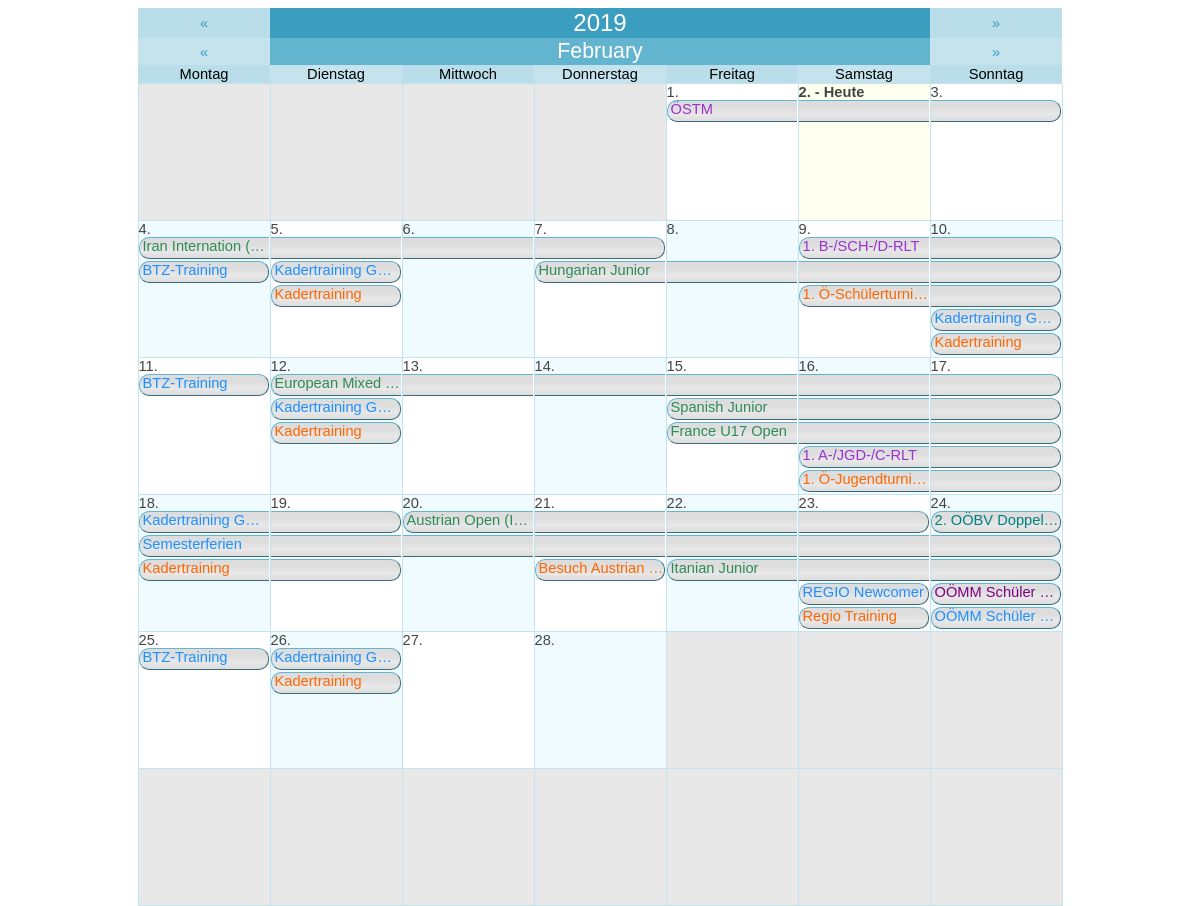
Page /graphic_calendar.php (signed in) on the committed database.
### tables this page shows
CREATE TABLE `agenda` (
  `id` int(11) NOT NULL AUTO_INCREMENT,
  `title` varchar(255) NOT NULL,
  `description` text NOT NULL,
  `date_begin` date NOT NULL,
  `date_end` date NOT NULL,
  `isTimespan` tinyint(1) NOT NULL,
  `location` varchar(255) NOT NULL,
  `time_start` time NOT NULL,
  `time_end` time NOT NULL,
  `category` varchar(20) NOT NULL,
  `participant` varchar(255) NOT NULL,
  `responsible` varchar(255) NOT NULL,
  `additional_info` text NOT NULL,
  PRIMARY KEY (`id`)
);

CREATE TABLE `zentralausschreibungen` (
  `id` int(11) NOT NULL AUTO_INCREMENT,
  `size` varchar(10) NOT NULL,
  `category` varchar(200) NOT NULL,
  `title_line1` varchar(255) NOT NULL,
  `title_line2` varchar(255) NOT NULL,
  `date_begin` date NOT NULL,
  `date_end` date NOT NULL,
  `act_timespan` int(11) NOT NULL,
  `act_verein` tinyint(1) NOT NULL,
  `verein` varchar(255) NOT NULL,
  `act_uhrzeit` tinyint(1) NOT NULL,
  `uhrzeit` varchar(255) NOT NULL,
  `act_auslosung` tinyint(1) NOT NULL,
  `auslosung` varchar(255) NOT NULL,
  `act_hallenname` tinyint(1) NOT NULL,
  `hallenname` varchar(255) NOT NULL,
  `act_anschrift_halle` tinyint(1) NOT NULL,
  `anschrift_halle` varchar(255) NOT NULL,
  `act_anzahl_felder` tinyint(1) NOT NULL,
  `anzahl_felder` varchar(50) NOT NULL,
  `act_turnierverantwortlicher` tinyint(1) NOT NULL,
  `turnierverantwortlicher` varchar(255) NOT NULL,
  `act_oberschiedsrichter` tinyint(1) NOT NULL,
  `oberschiedsrichter` varchar(255) NOT NULL,
  `act_telefon` tinyint(1) NOT NULL,
  `telefon` varchar(30) NOT NULL,
  `act_anmeldung_online` tinyint(1) NOT NULL,
  `anmeldung_online` varchar(255) NOT NULL,
  `act_anmeldung_email` tinyint(1) NOT NULL,
  `anmeldung_email` varchar(255) NOT NULL,
  `act_nennungen_email` tinyint(1) NOT NULL,
  `nennungen_email` varchar(255) NOT NULL,
  `act_nennschluss` tinyint(1) NOT NULL,
  `nennschluss` date NOT NULL,
  `act_zusatzangaben` tinyint(1) NOT NULL,
  `zusatzangaben` varchar(255) NOT NULL,
  `location` varchar(255) NOT NULL,
  PRIMARY KEY (`id`)
);

### data/string.lib.php (called while the page is built, shortened)
<?php
function SReplace($string,$specialCharacters='')
{
    $sstr = str_replace(' ','-',$string);
    $sstr = str_replace('&Auml;','AE',$sstr);
    $sstr = str_replace('&auml;','ae',$sstr);
    $sstr = str_replace('&Ouml;','OE',$sstr);
    $sstr = str_replace('&ouml;','oe',$sstr);
    $sstr = str_replace('&Uuml;','UE',$sstr);
    $sstr = str_replace('&uuml;','ue',$sstr);
    $sstr = str_replace('&szlig;','ss',$sstr);
    $sstr = str_replace('Ã„','AE',$sstr);
    $sstr = str_replace('Ã¤','ae',$sstr);
    $sstr = str_replace('Ã–','OE',$sstr);
    $sstr = str_replace('Ã¶','oe',$sstr);
    $sstr = str_replace('Ãœ','UE',$sstr);
    $sstr = str_replace('Ã¼','ue',$sstr);
    $sstr = str_replace('ÃŸ','ss',$sstr);
    $sstr = preg_replace('/[^0-9A-Za-z-'.$specialCharacters.'\|]/', '', $sstr);
    return $sstr;
}
?>

### data/mysql.lib.php (called while the page is built, shortened)
<?php
class MySQL
{
    private static $sqlConnectionLink;
    public static function SetSQLLink($link)
    {
        self::$sqlConnectionLink = $link;
    }
    private static function GetParamTypeList($paramTypeList,$paramAmt)
    {
        if(substr($paramTypeList,0,1) == "@")
        {
            $broadcastType = str_replace("@","",$paramTypeList);
            $mySQLParamTypes = '';
            for($i=0;$i<$paramAmt;$i++) $mySQLParamTypes .= $broadcastType;
        }
        else
        {
            if($paramAmt == strlen($paramTypeList) OR ($paramTypeList == "" AND $paramAmt == -1)) $mySQLParamTypes = $paramTypeList;
            else die("<b>Not enought parameters provided!</b> <br> <b>Provided: </b> ".strlen($paramTypeList)." <br><b>Required:</b> $paramAmt");
        }
        return $mySQLParamTypes;
    }
    public static function Row($sqlStatement,$parameterTypes="", &...$sqlParameters)
    {
        $parameterAmount = func_num_args() - 2;
        $parameterTypeList = self::GetParamTypeList($parameterTypes,$parameterAmount);
        $stmt = self::$sqlConnectionLink->prepare($sqlStatement);
        if($parameterTypes != "") call_user_func_array(array($stmt, "bind_param"), array_merge(array($parameterTypeList), $sqlParameters));
        $stmt->execute();
        $result = $stmt->get_result();
        $row = $result->fetch_array();
        return $row;
    }
    public static function Cluster($sqlStatement,$parameterTypes="", &...$sqlParameters)
    {
        $rowArray = array();
        $parameterAmount = func_num_args() - 2;
        $parameterTypeList = self::GetParamTypeList($parameterTypes,$parameterAmount);
        $stmt = self::$sqlConnectionLink->prepare($sqlStatement);
        if($parameterTypes != "") call_user_func_array(array($stmt, "bind_param"), array_merge(array($parameterTypeList), $sqlParameters));
        $stmt->execute();
        $result = $stmt->get_result();
        while($row = $result->fetch_assoc()) array_push($rowArray,$row);
        return $rowArray;
    }
}
?>

### data/setting.lib.php (called while the page is built, shortened)
<?php
class Setting
{
    private static $sqlConnectionLink;
    public static function SetSQLLink($link)
    {
        self::$sqlConnectionLink = $link;
    }
    public static function Get($setting)
    {
        $stmt = self::$sqlConnectionLink->prepare("SELECT value FROM settings WHERE setting = ?");
        $stmt->bind_param('s', $setting);
        $stmt->execute();
        $result = $stmt->get_result();
        $value = $result->fetch_array();
        switch($value[0])
        {
            case 'true':    return true;
            default:        return $value[0];
        }
    }
}
?>

### graphic_calendar.php (the view, shortened to what this page needs)
<?php
    echo '
        <!DOCTYPE html>
        <html>
            <head>
                ';
                require("headerlinks.php");
                echo '
                <!--
                <link rel="stylesheet" href="https://use.fontawesome.com/releases/v5.3.1/css/all.css">
                <link rel="stylesheet" type="text/css" href="/css/style.css">
                <link rel="stylesheet" href="https://cdnjs.cloudflare.com/ajax/libs/font-awesome/4.7.0/css/font-awesome.min.css">
                <meta charset="utf-8">
                -->
            </head>
            <body>
                <div class="iframe_content" style="height: 600px;">
    ';
    $dateok = false;
    if (!$dateok)
    {
        $mo = date('m');
        $da = date('d');
        $yr = date('Y');
    }
    $offset = date('w', mktime(0,0,0,$mo,1,$yr));
    $nd = date('d', mktime(0,0,0,$mo+1,0,$yr));
    $days = array();
    for ($i=0;$i<=42;$i++) $days[$i]['out']= '&nbsp;';
    $j=1;
    for ($i=$offset;$i<=($offset+$nd-1);$i++)
    {
        $day = $j++;
        $date = $yr.'-'.str_pad($mo,2,0,STR_PAD_LEFT).'-'.str_pad($day,2,0,STR_PAD_LEFT);
        $days[$i]['out']= $day.'.';
        $days[$i]['dat']= $date;
    }
    $redirEx = '';
    echo '
        <center>
            <table class="calendar_table">
            <tr>
                <td colspan="1"><a href="?day='.date('Y-m-d', mktime(0,0,0,$mo,$da,$yr-1)).$redirEx.'">&laquo;</a></td>
                <td colspan="5"><b>'.$yr.'</b></td>
                <td colspan="1"><a href="?day='.date('Y-m-d', mktime(0,0,0,$mo,$da,$yr+1)).$redirEx.'">&raquo;</a></td>
            </tr>
            <tr>
                <td colspan="1"><a href="?day='.date('Y-m-d', mktime(0,0,0,$mo,0,$yr)).$redirEx.'">&laquo;</a></td>
                <td colspan="5"><b>'.str_replace('Mrz','M&auml;rz',SReplace(strftime("%B",strtotime($yr.'-'.$mo.'-'.$da)))).'</b></td>
                <td colspan="1"><a href="?day='.date('Y-m-d', mktime(0,0,0,$mo+1,1,$yr)).$redirEx.'">&raquo;</a></td>
            </tr>
            <tr>
                <td>Montag</td>
                <td>Dienstag</td>
                <td>Mittwoch</td>
                <td>Donnerstag</td>
                <td>Freitag</td>
                <td>Samstag</td>
                <td>Sonntag</td>
            </tr>
    ';
    $cntr = 1;
    $sqlExtension = '';
    $thisMontAndYear = $yr.'-'.str_pad($mo,2,0,STR_PAD_LEFT).'-%';
    $zaSiMonthCluster = MySQL::Cluster("SELECT * FROM zentralausschreibungen WHERE act_timespan = '0' $sqlExtension AND date_begin LIKE ?",'s',$thisMontAndYear);
    $agTSMonthCluster = MySQL::Cluster("SELECT * FROM agenda WHERE isTimespan = '1' $sqlExtension AND (date_begin LIKE ? OR date_end LIKE ?) ",'ss',$thisMontAndYear,$thisMontAndYear);
    $agSiMonthCluster = MySQL::Cluster("SELECT * FROM agenda WHERE isTimespan = '0' $sqlExtension AND date_begin LIKE ?",'s',$thisMontAndYear);
    $categoryColor = array(
    "Landesmeisterschaft" => Setting::Get("ColorLandesmeisterschaft"),
    "Doppelturnier" => Setting::Get("ColorDoppelturnier"),
    "Nachwuchs" => Setting::Get("ColorNachwuchs"),
    "SchuelerJugend" => Setting::Get("ColorSchuelerJugend"),
    "Senioren" => Setting::Get("ColorSenioren"),
    "Training" => Setting::Get("ColorTraining"),
    "OEBVInternational" => Setting::Get("ColorOEBVInternational"),
    "OEBV" => Setting::Get("ColorOEBV"),
    "LV" => Setting::Get("ColorLV"));
    $designDataGrid = array_fill(0,31,array(NULL,NULL,NULL,NULL,NULL,NULL));
    for($ddg = 0 ; $ddg < 31 ; $ddg++)
    {
        foreach($agTSMonthCluster AS $dateData)
        {
            $datePartsBegin = explode('-',$dateData['date_begin']);
            $datePartsEnd = explode('-',$dateData['date_end']);
            if($datePartsBegin[2] == $ddg + 1)
            {
                $timespan =  $datePartsEnd[2] - $datePartsBegin[2] + 1;
                for($lctr = 5 ; $lctr >= 0 ; $lctr--)
                {
                    $layerValid = true;
                    for($ldctr = 0 ; $ldctr < $timespan ; $ldctr++) if($designDataGrid[$ddg + $ldctr][$lctr] != NULL) $layerValid = false;
                    if($layerValid) $layer = $lctr;
                }
                for($dctr = 0 ; $dctr < $timespan ; $dctr++) $designDataGrid[$ddg + $dctr][$layer] = 'AG-'.$dateData['id'];
            }
        }
        foreach($zaSiMonthCluster AS $dateData)
        {
            $datePartsBegin = explode('-',$dateData['date_begin']);
            if($datePartsBegin[2] == $ddg + 1)
            {
                for($lctr = 5 ; $lctr >= 0 ; $lctr--)
                {
                    $layerValid = true;
                    if($designDataGrid[$ddg][$lctr] != NULL) $layerValid = false;
                    if($layerValid) $layer = $lctr;
                }
                $designDataGrid[$ddg][$layer] = 'ZA-'.$dateData['id'];
            }
        }
        foreach($agSiMonthCluster AS $dateData)
        {
            $datePartsBegin = explode('-',$dateData['date_begin']);
            if($datePartsBegin[2] == $ddg + 1)
            {
                for($lctr = 5 ; $lctr >= 0 ; $lctr--)
                {
                    $layerValid = true;
                    if($designDataGrid[$ddg][$lctr] != NULL) $layerValid = false;
                    if($layerValid) $layer = $lctr;
                }
                $designDataGrid[$ddg][$layer] = 'AG-'.$dateData['id'];
            }
        }
    }
    for($lctr = 0 ; $lctr < 5 ; $lctr++)
    {
        for($ddg = 0 ; $ddg < 31 ; $ddg++) if($designDataGrid[$ddg][$lctr] != NULL) $lastLayer =  $lctr;
    }
    for ($i=1;$i<=6;$i++)
    {
        echo '<tr>';
        for ($j=1;$j<=7;$j++)
        {
            $curr = $cntr++;
            $accent = ($days[$curr]['dat'] == "") ? 'blank' : (($curr % 2 == 0) ? 'accent1' : 'accent2');
            $style = (date("Y-m-d") == $days[$curr]['dat']) ? 'bold' : 'normal';
            $today = (date("Y-m-d") == $days[$curr]['dat']) ? 'today' : '';
            $selectStyle = (isset($_GET['datum']) AND $_GET['datum']==$days[$curr]['dat']) ? 'selected' : '';
            echo '
                <td class="'.$selectStyle.' '.$accent.' '.$today.'" style="font-weight: '.$style.'">
                <span>'.$days[$curr]['out'].' '.((date("Y-m-d") == $days[$curr]['dat']) ? ' - Heute' : '').'</span>
            ';
            $curDate = $days[$curr]['dat'];
            $dayNow = intval(str_replace('.','',$days[$curr]['out']));
            echo '<table class="cellContentData">';
            for($dctr = 0 ; $dctr <= $lastLayer ; $dctr++)
            {
                $dataParts = explode("-",$designDataGrid[$dayNow - 1][$dctr]);
                if($dataParts[0] == "ZA" OR $dataParts[0] == "AG")
                {
                    if($dataParts[0] == "ZA")
                    {
                        $calData = MySQL::Row("SELECT *,CONCAT_WS(' ',title_line1,title_line2) AS displayTitle FROM zentralausschreibungen WHERE id = ?",'i',$dataParts[1]);
                        $displayTitle = '';
                        if($calData['act_timespan'])
                        {
                            if($curDate == $calData['date_begin'])
                            {
                                $cellStyle = "timespanStart";
                                $displayTitle = $calData['displayTitle'];
                            }
                            else if($curDate == $calData['date_end'])
                            {
                                $cellStyle = "timespanEnd";
                                $dateModalInfo = '';
                            }
                            else
                            {
                                $cellStyle = "timespanMiddle";
                                $dateModalInfo = '';
                            }
                            if($j == 1) $displayTitle = $calData['displayTitle'];
                        }
                        else
                        {
                            $cellStyle = "timespanSingle";
                            $displayTitle = $calData['displayTitle'];
                        }
                    }
                    if($dataParts[0] == "AG")
                    {
                        $calData = MySQL::Row("SELECT *,title AS displayTitle FROM agenda WHERE id = ?",'i',$dataParts[1]);
                        $displayTitle = '';
                        if($calData['isTimespan'])
                        {
                            if($curDate == $calData['date_begin'])
                            {
                                $cellStyle = "timespanStart";
                                $displayTitle = $calData['displayTitle'];
                            }
                            else if($curDate == $calData['date_end'])
                            {
                                $cellStyle = "timespanEnd";
                            }
                            else
                            {
                                $cellStyle = "timespanMiddle";
                            }
                            if($j == 1) $displayTitle = $calData['displayTitle'];
                        }
                        else
                        {
                            $cellStyle = "timespanSingle";
                            $displayTitle = $calData['displayTitle'];
                        }
                    }
                    echo '
                        <tr>
                            <td>
                                <a href="#calenderInfo'.$designDataGrid[$dayNow - 1][$dctr].'" style="text-decoration:none;">
                                    <div id="'.$cellStyle.'" style="color: '.(($calData['category']!="") ? $categoryColor[$calData['category']] : '#000000').';">'.$displayTitle.'</div>
                                </a>
                            </td>
                        </tr>
                    ';
                }
                else echo '<tr><td></td></tr>';
            }
            echo '</table>';
            echo'
                </td>
            ';
        }
        echo '</tr>';
    }
    echo '
            </table>
        </center>
    ';
    echo '
                </div>
            </body>
        </html>
    ';
?>

### rows in the picture
agenda: title "ÖSTM"
agenda: title "Iran Internation (…"
agenda: title "BTZ-Training"
agenda: title "Kadertraining G…"
agenda: title "Kadertraining"
agenda: title "Hungarian Junior"
agenda: title "1. B-/SCH-/D-RLT"
agenda: title "1. Ö-Schülerturni…"
agenda: title "Kadertraining G…"
agenda: title "Kadertraining"
agenda: title "BTZ-Training"
agenda: title "European Mixed…"
agenda: title "Kadertraining G…"
agenda: title "Kadertraining"
agenda: title "Spanish Junior"
agenda: title "France U17 Open"
agenda: title "1. A-/JGD-/C-RLT"
agenda: title "1. Ö-Jugendturni…"
agenda: title "Kadertraining G…"
agenda: title "Semesterferien"
agenda: title "Kadertraining"
agenda: title "Austrian Open (I…"
agenda: title "Besuch Austrian…"
agenda: title "Itanian Junior"
agenda: title "REGIO Newcomer"
agenda: title "Regio Training"
zentralausschreibungen: displayTitle "2. OÖBV Doppel…"
zentralausschreibungen: displayTitle "OÖMM Schüler…"
agenda: title "OÖMM Schüler…"
agenda: title "BTZ-Training"
agenda: title "Kadertraining G…"
agenda: title "Kadertraining"

### other values in the picture
$yr "2019"
$days[$curr]['out'] "1."
$days[$curr]['out'] "2."
$days[$curr]['out'] "3."
$days[$curr]['out'] "4."
$days[$curr]['out'] "5."
$days[$curr]['out'] "6."
$days[$curr]['out'] "7."
$days[$curr]['out'] "8."
$days[$curr]['out'] "9."
$days[$curr]['out'] "10."
$days[$curr]['out'] "11."
$days[$curr]['out'] "12."
$days[$curr]['out'] "13."
$days[$curr]['out'] "14."
